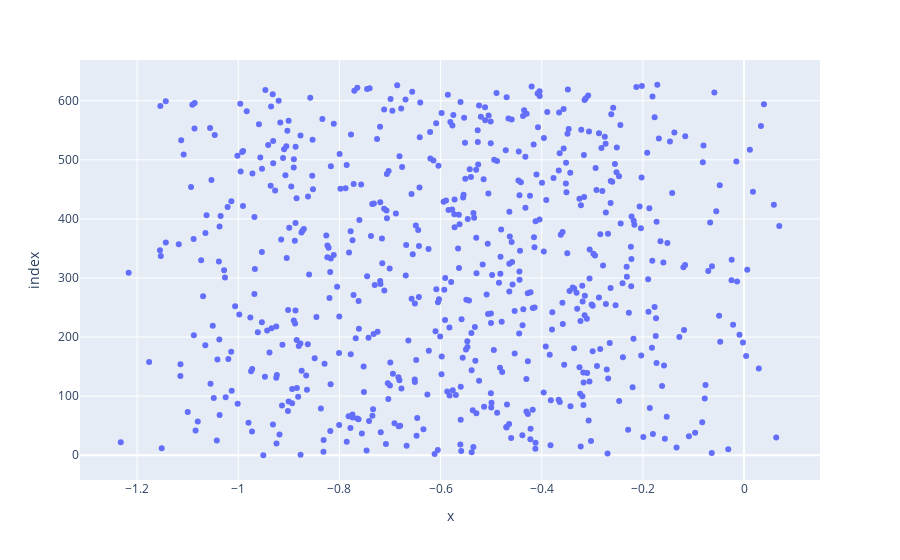

This figure's notebook cell:
### Code cell
residuals = y_test - pred

# np.sum(residuals)
display(px.scatter(residuals, pred))

# display(y_test)
# display(pred)

### Figure 1 — Plotly figure (JSON) as saved in the notebook; plotly's stock layout.template omitted (floating-point values rounded to 4 significant figures; data arrays with more than 128 entries replaced by an {"elided": "..."} marker saying what was removed)
{"data": [{"hovertemplate": "x=%{x}<br>index=%{y}<extra></extra>", "legendgroup": "", "marker": {"color": "#636efa", "symbol": "circle"}, "mode": "markers", "name": "", "orientation": "h", "showlegend": false, "type": "scatter", "x": {"elided": "628 float values"}, "xaxis": "x", "y": {"elided": "628 int values"}, "yaxis": "y"}], "layout": {"legend": {"tracegroupgap": 0}, "margin": {"t": 60}, "xaxis": {"anchor": "y", "domain": [0, 1], "title": {"text": "x"}}, "yaxis": {"anchor": "x", "domain": [0, 1], "title": {"text": "index"}}}}
